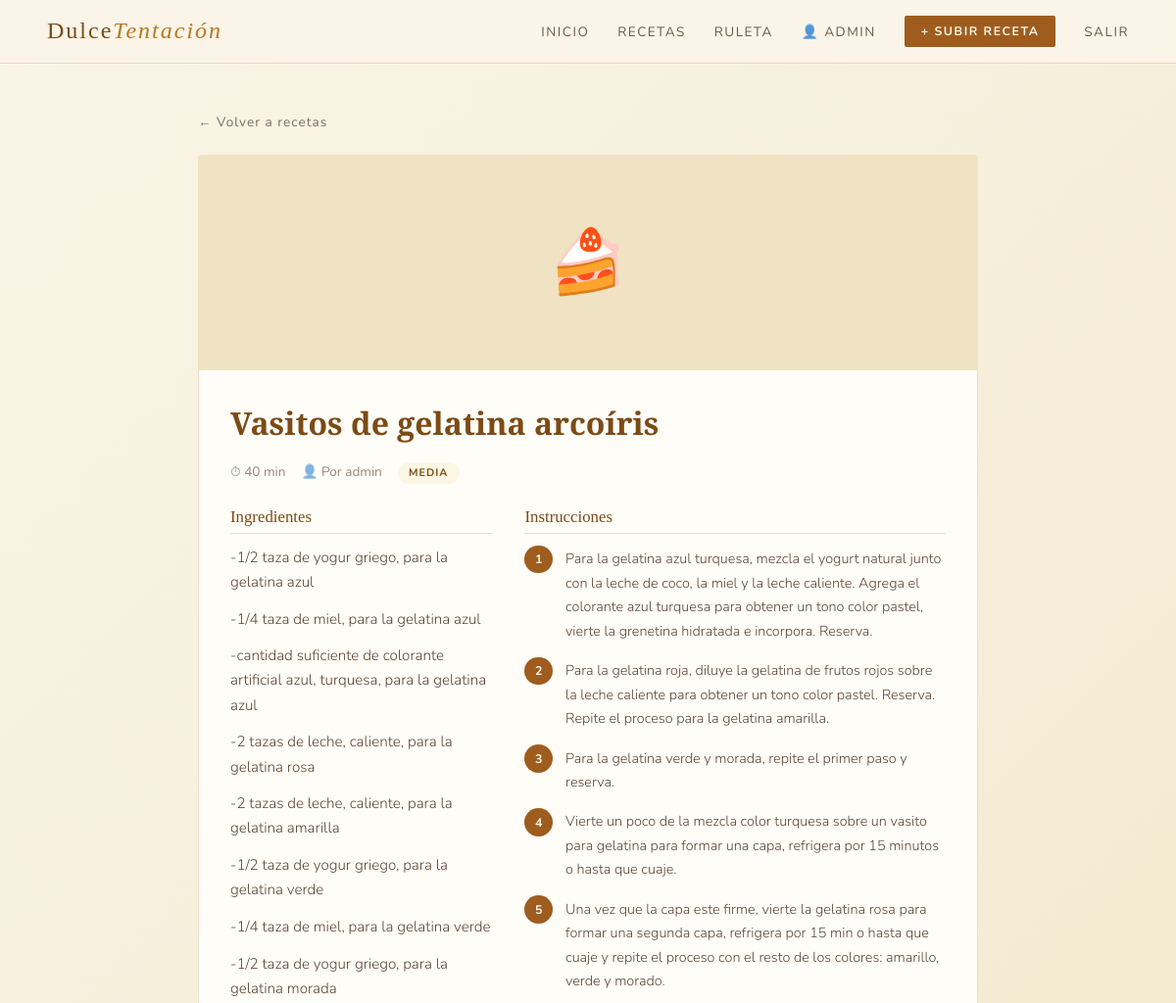
/proyecto_postres/receta_detalle.php?id=32 (signed in, upper part), run on an earlier commit of the app's database.
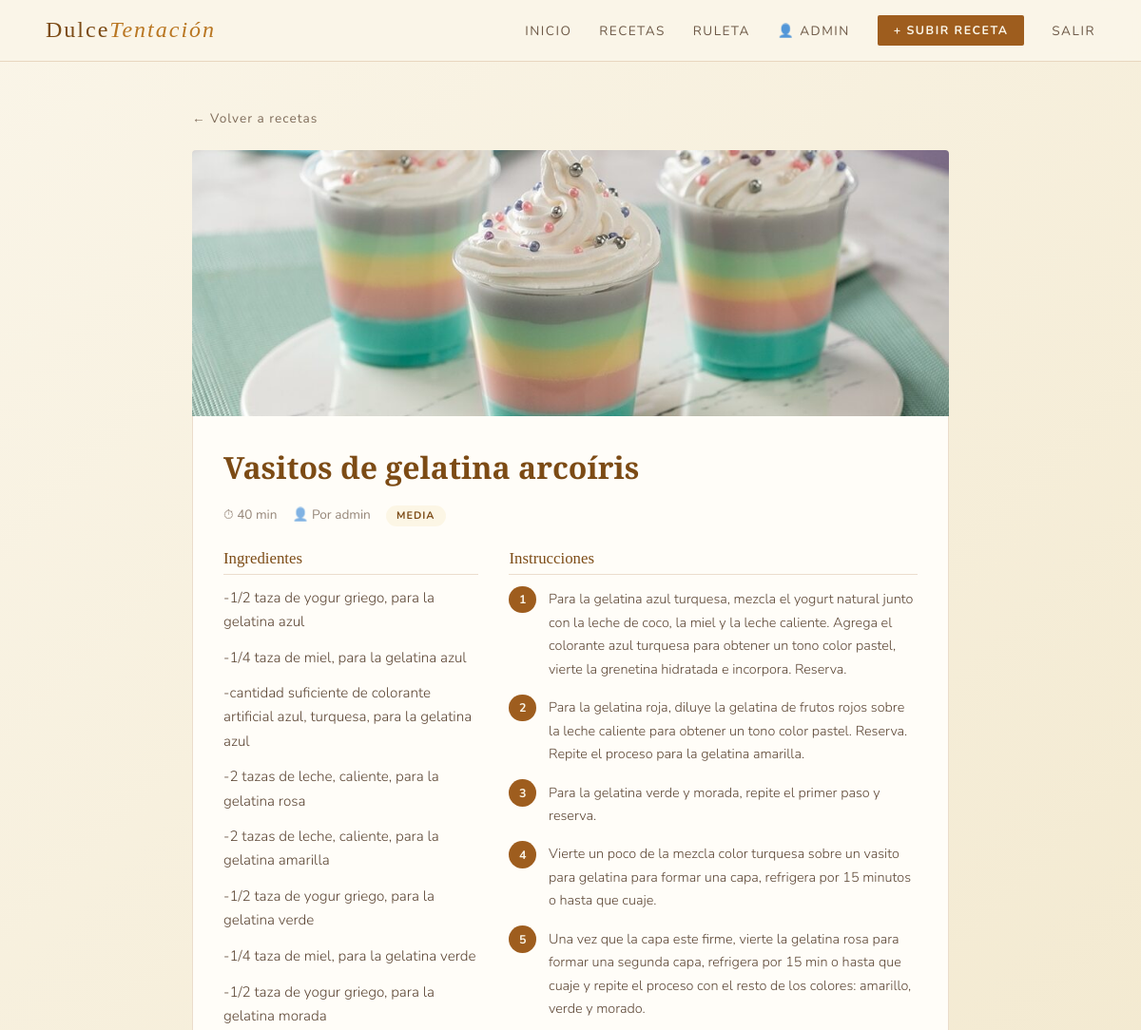
And on a later commit of the database.
### tables this page shows
CREATE TABLE `recetas` (
  `id` int(11) NOT NULL,
  `titulo` varchar(100) NOT NULL,
  `descripcion` text DEFAULT NULL,
  `ingredientes` text NOT NULL,
  `instrucciones` text NOT NULL,
  `tiempo_preparacion` int(11) DEFAULT NULL,
  `dificultad` enum('Fácil','Media','Difícil') NOT NULL DEFAULT 'Fácil',
  `imagen_url` varchar(255) DEFAULT NULL,
  `categoria_id` int(11) DEFAULT NULL,
  `usuario_id` int(11) DEFAULT NULL,
  `fecha_creacion` timestamp NOT NULL DEFAULT current_timestamp(),
  `votos_total` int(11) DEFAULT 0,
  `votos_count` int(11) DEFAULT 0
);

CREATE TABLE `usuarios` (
  `id` int(11) NOT NULL,
  `nombre_usuario` varchar(50) NOT NULL,
  `email` varchar(100) NOT NULL,
  `contraseña` varchar(255) NOT NULL,
  `fecha_registro` timestamp NOT NULL DEFAULT current_timestamp(),
  `rol` enum('usuario','admin') DEFAULT 'usuario'
);

### proyecto_postres/receta_detalle.php (the view, shortened to what this page needs)
<?php
require 'funciones.php';
$id = intval($_GET['id']);
$sql = "SELECT r.*, u.nombre_usuario
        FROM recetas r
        JOIN usuarios u ON r.usuario_id = u.id
        WHERE r.id = $id";
$receta = $conn->query($sql)->fetch_assoc();
?>
<!DOCTYPE html>
<html lang="es">
<head>
  <link rel="stylesheet" href="style.css">
</head>
<body>
<?php include 'header.php'; ?>
<div class="detalle-container">
  <a href="recetas.php" class="volver">← Volver a recetas</a>
  <?php if($receta['imagen_url'] && file_exists($receta['imagen_url'])): ?>
    <img class="detalle-img" src="<?php echo htmlspecialchars($receta['imagen_url']); ?>" alt="<?php echo htmlspecialchars($receta['titulo']); ?>">
  <?php else: ?>
    <div class="detalle-sin-img">🍰</div>
  <?php endif; ?>
  <div class="detalle-body">
    <h1><?php echo htmlspecialchars($receta['titulo']); ?></h1>
    <div style="display:flex;gap:1rem;flex-wrap:wrap;margin-bottom:1.5rem;font-size:.85rem;color:rgba(245,237,214,.55);">
      <span>⏱ <?php echo intval($receta['tiempo_preparacion']); ?> min</span>
      <span>👤 Por <?php echo htmlspecialchars($receta['nombre_usuario']); ?></span>
      <span class="dif <?php $dif_map = ['Fácil' => 'simple', 'fácil' => 'simple', 'Media' => 'moderada', 'media' => 'moderada', 'Difícil' => 'complicada', 'difícil' => 'complicada']; echo $dif_map[$receta['dificultad']] ?? 'simple'; ?>"><?php echo htmlspecialchars($receta['dificultad']); ?></span>
    </div>
    <div class="detalle-cols">
      <div>
        <div class="detalle-col-title">Ingredientes</div>
        <div class="ingredientes-container" style="display: flex; flex-direction: column; gap: 0.8rem; line-height: 1.65; font-size: 0.95rem; font-weight: 300;">
          <?php
          $lineas = explode("\n", trim($receta['ingredientes']));
          foreach($lineas as $linea) {
              $linea = trim($linea);
              if($linea) {
                  echo '<div class="ingr-item" style="color: rgba(62,36,16,.85);">' . htmlspecialchars($linea) . '</div>';
              }
          }
          ?>
        </div>
      </div>
      <div>
        <div class="detalle-col-title">Instrucciones</div>
        <ol class="pasos-list">
          <?php
          $pasos = explode("\n", trim($receta['instrucciones']));
          $n = 1;
          foreach($pasos as $paso) {
              $paso = trim($paso);
              if($paso) {
                  echo '<li class="paso"><div class="paso-num">' . $n++ . '</div><div class="paso-txt">' . htmlspecialchars($paso) . '</div></li>';
              }
          }
          ?>
        </ol>
      </div>
    </div>
  </div>
</div>
</body>
</html>

What changed in the data, as far as the page shows it:
changed recetas "Vasitos de gelatina arcoíris": imagen_url: picture added; imagen_url "img/1780688667_5557.jpg" → "img/1782761175_9647.jpg" (drawn)
